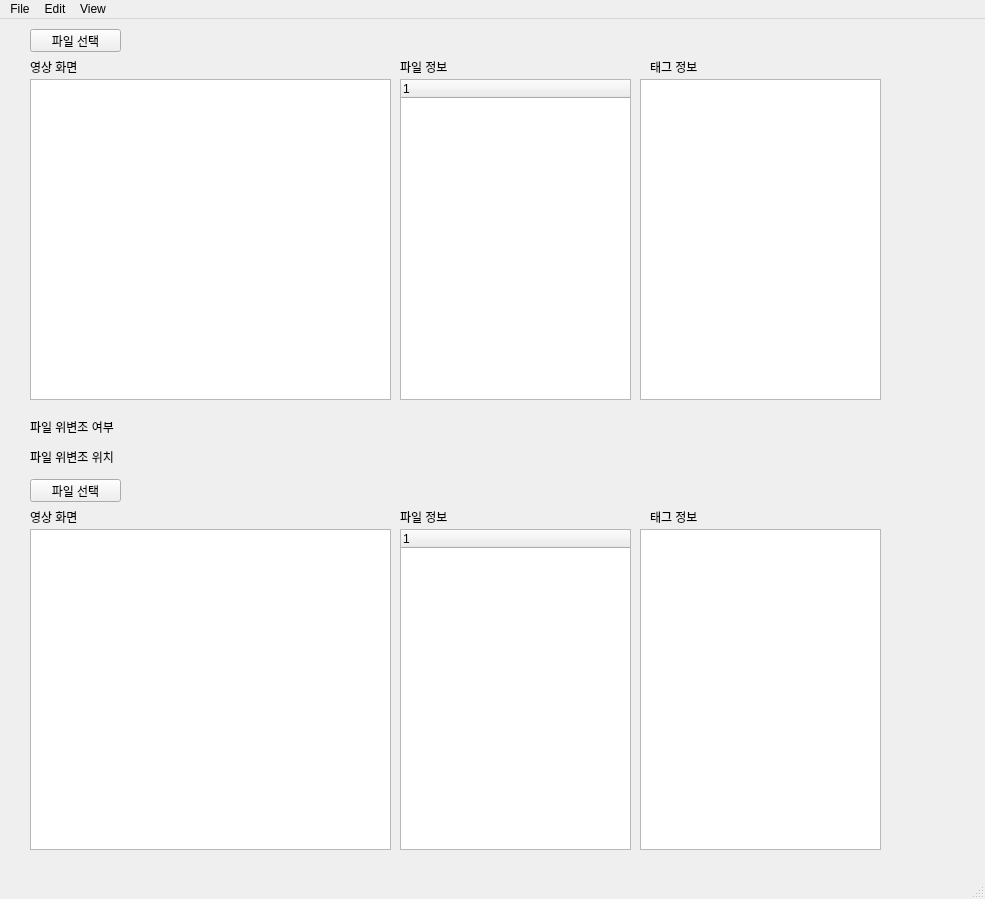
<?xml version="1.0" encoding="UTF-8"?>
<ui version="4.0">
 <class>MainWindow</class>
 <widget class="QMainWindow" name="MainWindow">
  <property name="geometry">
   <rect>
    <x>0</x>
    <y>0</y>
    <width>985</width>
    <height>899</height>
   </rect>
  </property>
  <property name="windowTitle">
   <string>Forensic Tool</string>
  </property>
  <widget class="QWidget" name="centralwidget">
   <widget class="QGraphicsView" name="dicomView">
    <property name="geometry">
     <rect>
      <x>30</x>
      <y>60</y>
      <width>361</width>
      <height>321</height>
     </rect>
    </property>
   </widget>
   <widget class="QLabel" name="label_4">
    <property name="geometry">
     <rect>
      <x>30</x>
      <y>40</y>
      <width>61</width>
      <height>16</height>
     </rect>
    </property>
    <property name="text">
     <string>영상 화면</string>
    </property>
   </widget>
   <widget class="QLabel" name="dicomTags_lable">
    <property name="geometry">
     <rect>
      <x>650</x>
      <y>40</y>
      <width>61</width>
      <height>16</height>
     </rect>
    </property>
    <property name="text">
     <string>태그 정보</string>
    </property>
   </widget>
   <widget class="QPushButton" name="fileSelect">
    <property name="enabled">
     <bool>true</bool>
    </property>
    <property name="geometry">
     <rect>
      <x>30</x>
      <y>10</y>
      <width>91</width>
      <height>23</height>
     </rect>
    </property>
    <property name="contextMenuPolicy">
     <enum>Qt::ActionsContextMenu</enum>
    </property>
    <property name="text">
     <string>파일 선택</string>
    </property>
   </widget>
   <widget class="QLabel" name="label_6">
    <property name="geometry">
     <rect>
      <x>400</x>
      <y>40</y>
      <width>61</width>
      <height>16</height>
     </rect>
    </property>
    <property name="text">
     <string>파일 정보</string>
    </property>
   </widget>
   <widget class="QLabel" name="file_Forgery_Position_text">
    <property name="geometry">
     <rect>
      <x>140</x>
      <y>10</y>
      <width>261</width>
      <height>16</height>
     </rect>
    </property>
    <property name="text">
     <string/>
    </property>
   </widget>
   <widget class="QTreeWidget" name="treeWidget">
    <property name="geometry">
     <rect>
      <x>400</x>
      <y>60</y>
      <width>231</width>
      <height>321</height>
     </rect>
    </property>
    <property name="contextMenuPolicy">
     <enum>Qt::ActionsContextMenu</enum>
    </property>
    <column>
     <property name="text">
      <string notr="true">1</string>
     </property>
    </column>
   </widget>
   <widget class="QTableWidget" name="tableWidget">
    <property name="geometry">
     <rect>
      <x>640</x>
      <y>60</y>
      <width>241</width>
      <height>321</height>
     </rect>
    </property>
    <property name="font">
     <font>
      <pointsize>7</pointsize>
     </font>
    </property>
   </widget>
   <widget class="QLabel" name="label_7">
    <property name="geometry">
     <rect>
      <x>400</x>
      <y>490</y>
      <width>61</width>
      <height>16</height>
     </rect>
    </property>
    <property name="text">
     <string>파일 정보</string>
    </property>
   </widget>
   <widget class="QTableWidget" name="tableWidget_2">
    <property name="geometry">
     <rect>
      <x>640</x>
      <y>510</y>
      <width>241</width>
      <height>321</height>
     </rect>
    </property>
    <property name="font">
     <font>
      <pointsize>7</pointsize>
     </font>
    </property>
   </widget>
   <widget class="QLabel" name="dicomTags_lable_2">
    <property name="geometry">
     <rect>
      <x>650</x>
      <y>490</y>
      <width>61</width>
      <height>16</height>
     </rect>
    </property>
    <property name="text">
     <string>태그 정보</string>
    </property>
   </widget>
   <widget class="QGraphicsView" name="dicomView_2">
    <property name="geometry">
     <rect>
      <x>30</x>
      <y>510</y>
      <width>361</width>
      <height>321</height>
     </rect>
    </property>
   </widget>
   <widget class="QTreeWidget" name="treeWidget_2">
    <property name="geometry">
     <rect>
      <x>400</x>
      <y>510</y>
      <width>231</width>
      <height>321</height>
     </rect>
    </property>
    <property name="contextMenuPolicy">
     <enum>Qt::ActionsContextMenu</enum>
    </property>
    <column>
     <property name="text">
      <string notr="true">1</string>
     </property>
    </column>
   </widget>
   <widget class="QLabel" name="file_isForgery_label_2">
    <property name="geometry">
     <rect>
      <x>30</x>
      <y>400</y>
      <width>111</width>
      <height>16</height>
     </rect>
    </property>
    <property name="text">
     <string>파일 위변조 여부</string>
    </property>
   </widget>
   <widget class="QLabel" name="file_Forgery_Position_label_2">
    <property name="geometry">
     <rect>
      <x>30</x>
      <y>430</y>
      <width>111</width>
      <height>16</height>
     </rect>
    </property>
    <property name="text">
     <string>파일 위변조 위치</string>
    </property>
   </widget>
   <widget class="QPushButton" name="fileSelect_2">
    <property name="enabled">
     <bool>true</bool>
    </property>
    <property name="geometry">
     <rect>
      <x>30</x>
      <y>460</y>
      <width>91</width>
      <height>23</height>
     </rect>
    </property>
    <property name="contextMenuPolicy">
     <enum>Qt::ActionsContextMenu</enum>
    </property>
    <property name="text">
     <string>파일 선택</string>
    </property>
   </widget>
   <widget class="QLabel" name="label_5">
    <property name="geometry">
     <rect>
      <x>30</x>
      <y>490</y>
      <width>61</width>
      <height>16</height>
     </rect>
    </property>
    <property name="text">
     <string>영상 화면</string>
    </property>
   </widget>
   <widget class="QWidget" name="verticalLayoutWidget">
    <property name="geometry">
     <rect>
      <x>20</x>
      <y>390</y>
      <width>861</width>
      <height>61</height>
     </rect>
    </property>
    <layout class="QVBoxLayout" name="verticalLayout"/>
   </widget>
  </widget>
  <widget class="QMenuBar" name="menubar">
   <property name="geometry">
    <rect>
     <x>0</x>
     <y>0</y>
     <width>985</width>
     <height>21</height>
    </rect>
   </property>
   <widget class="QMenu" name="menuFile">
    <property name="title">
     <string>File</string>
    </property>
    <addaction name="actionNew"/>
    <addaction name="actionOpen"/>
    <addaction name="actionSave"/>
    <addaction name="separator"/>
    <addaction name="actionClose"/>
    <addaction name="separator"/>
   </widget>
   <widget class="QMenu" name="menuEdit">
    <property name="title">
     <string>Edit</string>
    </property>
   </widget>
   <widget class="QMenu" name="menuView">
    <property name="title">
     <string>View</string>
    </property>
   </widget>
   <addaction name="menuFile"/>
   <addaction name="menuEdit"/>
   <addaction name="menuView"/>
  </widget>
  <widget class="QStatusBar" name="statusbar"/>
  <action name="actionNew">
   <property name="text">
    <string>New</string>
   </property>
  </action>
  <action name="actionOpen">
   <property name="text">
    <string>Open</string>
   </property>
  </action>
  <action name="actionSave">
   <property name="text">
    <string>Save</string>
   </property>
  </action>
  <action name="actionClose">
   <property name="text">
    <string>Close</string>
   </property>
  </action>
 </widget>
 <resources/>
 <connections/>
 <slots>
  <slot>openFile()</slot>
 </slots>
</ui>
